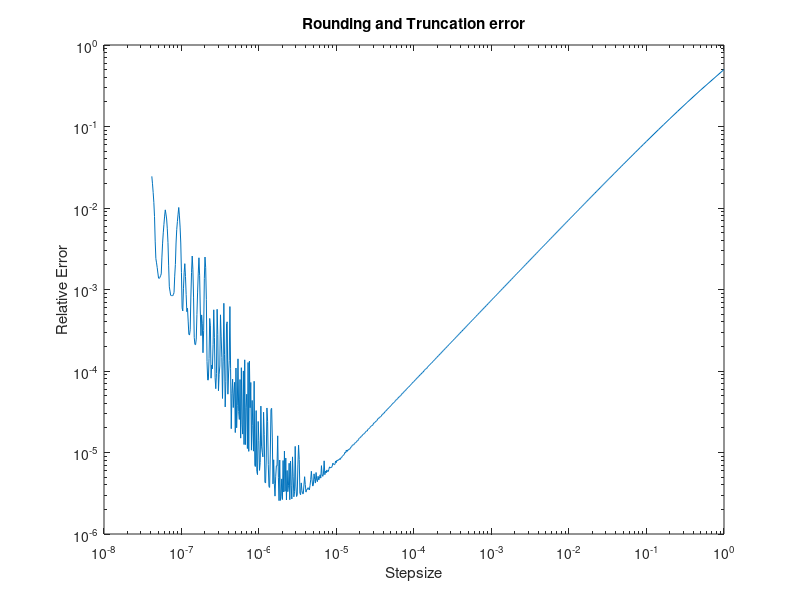

Recreate this plot in MATLAB.
% Graph truncation error
% numericaly calculate the integral of the 3/2*sqrt(x) from x=0 to 1.
clear all;

% exact answer to the question
exactans = 1;
fog=123456789;

%settings of the integrator
resolution = 50;
length = 17*resolution; % do NOT increase the number before the resolution, max 19

result = zeros(1,length);
for i=1:length
    steps = max(exp(i/resolution),2);
    x=linspace(0,1,steps);
    stepsize = x(2);
    result(i,1) = stepsize;
    
    y=(sqrt(x)*(3/2))+fog;
    result(i,2) = (sum(y)-fog*size(y,2))*stepsize;
end
error = abs((exactans-result(:,2)));
loglog(result(:,1),error)
title('Rounding and Truncation error')
xlabel('Stepsize')
ylabel('Relative Error')

saveas(gcf,'ErrorType.png')